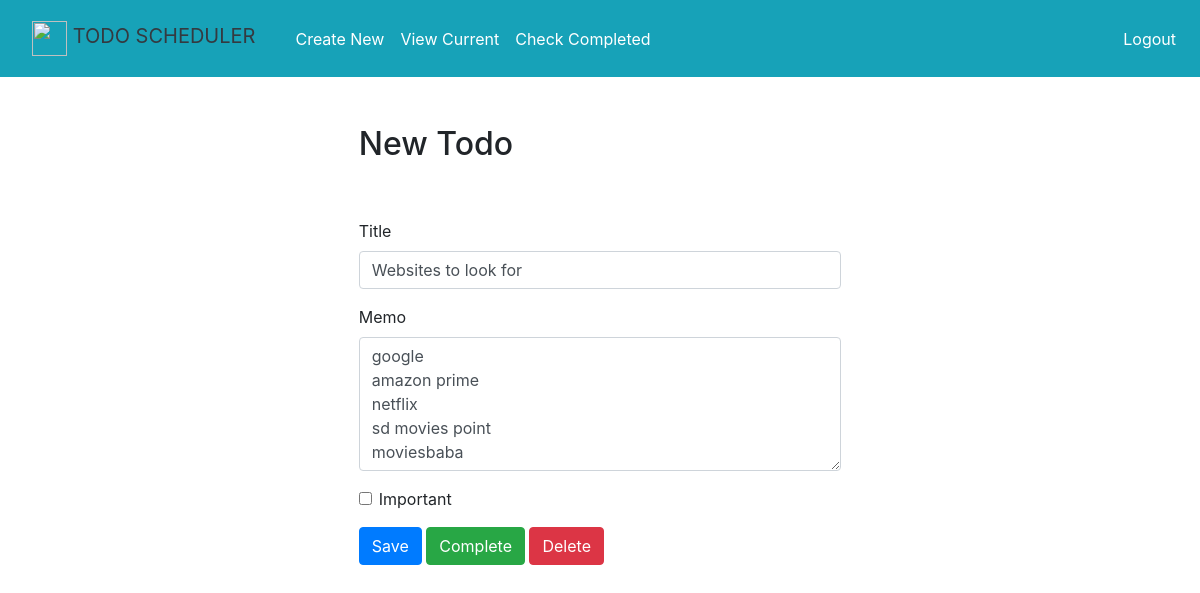
The page /todo/3 (signed in) on the database its author committed.
### todoapp/models.py (models this page shows, shortened)
class Todo(models.Model):
    title = models.CharField(max_length=100)
    memo = models.TextField(blank=True)
    created = models.DateTimeField(auto_now_add=True)
    completedon = models.DateTimeField(null=True, blank=True)
    important = models.BooleanField(default=False)
    user = models.ForeignKey(User, on_delete=models.CASCADE)

### todoapp/views.py (the view, shortened to what this page needs)
# urls.py: path('todo/<int:todo_pk>', views.viewtodo, name='viewtodo'),
@login_required
def viewtodo(request, todo_pk):
    usertodos = get_object_or_404(Todo, pk=todo_pk, user = request.user)
    if request.method == 'GET':
        form = TodoForm(instance = usertodos)
        return render (request, 'todoapp/viewtodo.html', {'usertodo': usertodos, 'form': form})

### todoapp/form.py
class TodoForm(ModelForm):
    class Meta:
        model = Todo
        fields = ['title','memo','important']

### todoapp/templates/todoapp/viewtodo.html (shortened to what this page needs)
{% extends 'todoapp/base.html' %}
{% block content %}
    <div class="row justify-content-center mt-5">
        <div class="col-md-5">
            <h2>New Todo</h2>
        </div>
    </div>
    <div class="row justify-content-center mt-5">
        <div class="col-md-5">
            <form method="POST">
                <div class="form-group">
                    <label for="title">Title</label>
                    <input type="text" name="title" class="form-control" id="title" value="{{ usertodo.title }}" required>
                </div>
                <div class="form-group">
                    <label for="memo">Memo</label>
                    <textarea name="memo" rows="5" class="form-control" id="memo" >{{ usertodo.memo }}</textarea>
                </div>
                <div class="form-group form-check">
                    <input type="checkbox" name="important" class="form-check-input" id="important" {% if usertodo.important %}checked{% endif %}>
                    <label class="form-check-label" for="important">Important</label>
                </div>
                <button type="submit" class="btn btn-primary">Save</button>
                <button type="button" class="btn btn-success" onclick="$('#complete').click()">Complete</button>
                <button type="button" class="btn btn-danger" onclick="$('#delete').click()">Delete</button>
            </form>
        </div>
    </div>
{% endblock %}

### rows shown on the page
Todo: title "Websites to look for", memo "google amazon prime netflix sd movies point moviesbaba"
